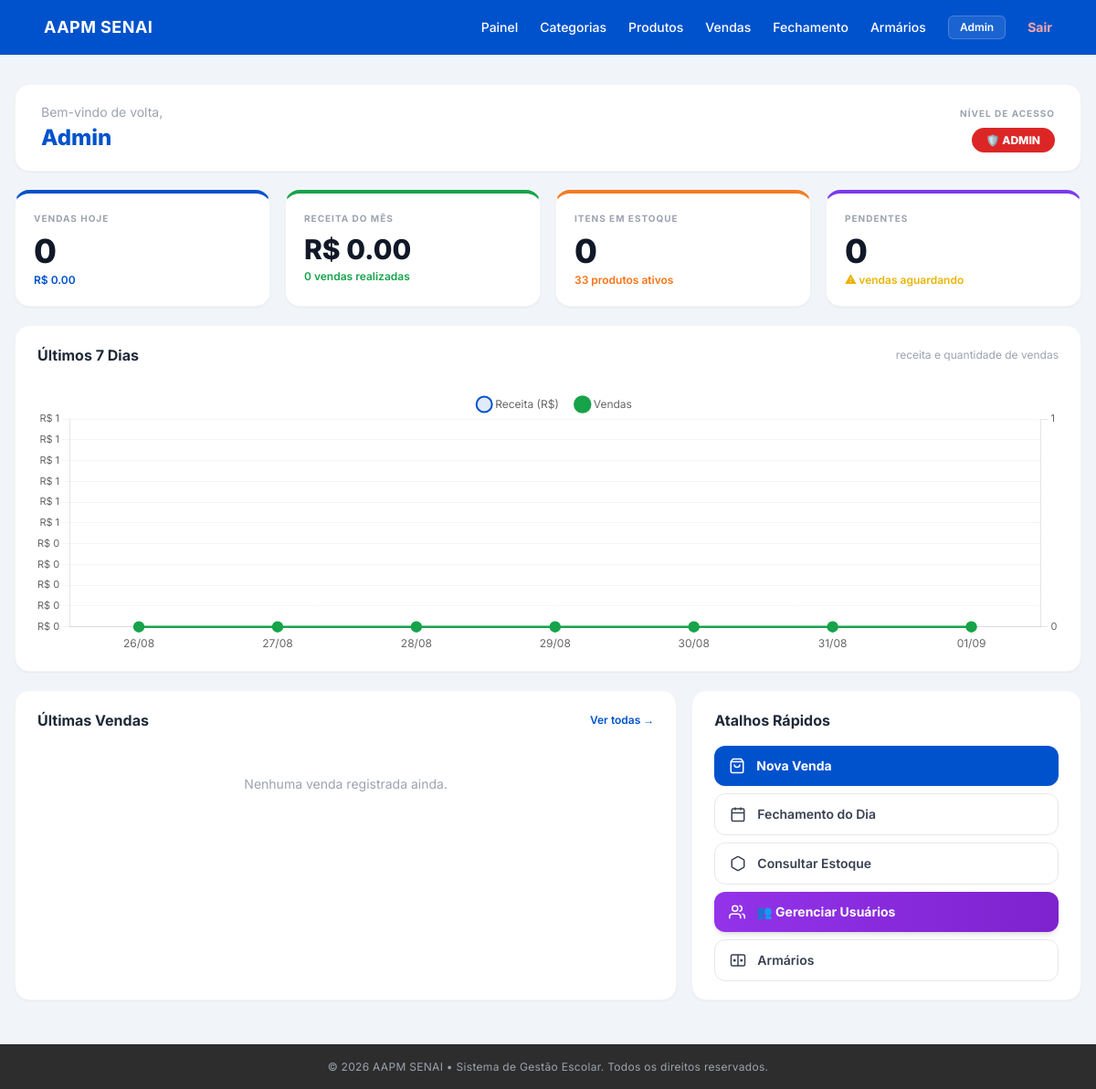
The app's page /dashboard (signed in), older data.
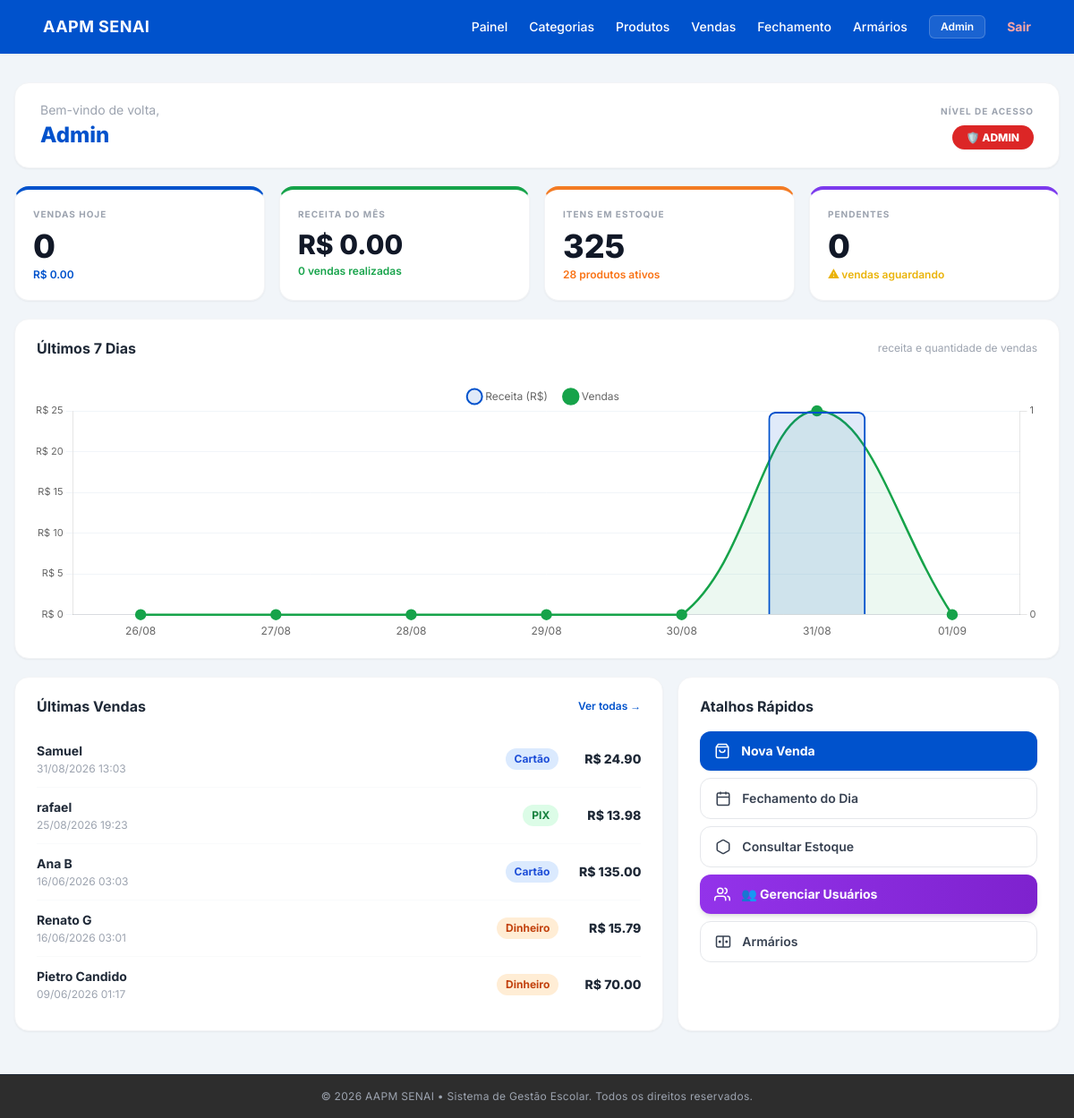
The same page, newer data.
### app/models/venda_model.py (models this page shows)
class Venda(Base):
    __tablename__ = "vendas"
    id              = Column(Integer, primary_key=True, index=True)
    responsavel     = Column(String(150), nullable=False)
    valor_total     = Column(Float, nullable=False)
    forma_pagamento = Column(String(50), nullable=False)
    observacao      = Column(String(500), nullable=True)
    status          = Column(String(30), default="concluida")
    data_venda      = Column(DateTime, default=datetime.utcnow)
    itens = relationship("VendaItem", back_populates="venda", cascade="all, delete")

### app/routes/dashboard_routes.py (the view)
@router.get("/dashboard")
async def dashboard(
    request: Request,
    user=Depends(get_current_user),
    db: Session = Depends(get_db)
):
    hoje = datetime.utcnow().date()  # mesmo fuso das vendas salvas
    total_usuarios   = db.query(func.count(Usuario.id)).filter(Usuario.ativo == True).scalar() or 0
    total_produtos   = db.query(func.count(Produto.id)).filter(Produto.ativo == True).scalar() or 0
    total_estoque    = db.query(func.sum(ProdutoVariacao.estoque_atual)).filter(ProdutoVariacao.ativo == True).scalar() or 0
    total_categorias = db.query(func.count(Categoria.id)).filter(Categoria.ativo == True).scalar() or 0
    vendas = db.query(Venda).all()
    vendas_hoje      = [v for v in vendas if v.data_venda.date() == hoje]
    vendas_mes       = [v for v in vendas if v.data_venda.month == hoje.month and v.data_venda.year == hoje.year]
    vendas_pendentes = [v for v in vendas if v.status == "pendente"]
    receita_hoje = sum(v.valor_total for v in vendas_hoje)
    receita_mes  = sum(v.valor_total for v in vendas_mes)
    ultimas_vendas = sorted(vendas, key=lambda v: v.data_venda, reverse=True)[:5]
    dias_semana    = [(hoje - timedelta(days=i)) for i in range(6, -1, -1)]
    grafico_labels  = [d.strftime("%d/%m") for d in dias_semana]
    grafico_receita = []
    grafico_qtd     = []
    for dia in dias_semana:
        vendas_dia = [v for v in vendas if v.data_venda.date() == dia]
        grafico_receita.append(round(sum(v.valor_total for v in vendas_dia), 2))
        grafico_qtd.append(len(vendas_dia))
    return templates.TemplateResponse(
        request=request,
        name="dashboard.html",
        context={
            "request":         request,
            "usuario":         {"nome": user.get("nome"), "role": user.get("role")},
            "stats":           {"usuarios": total_usuarios, "produtos": total_produtos, "estoque": total_estoque, "categorias": total_categorias},
            "vendas_hoje":     len(vendas_hoje),
            "receita_hoje":    receita_hoje,
            "receita_mes":     receita_mes,
            "total_mes":       len(vendas_mes),
            "pendentes":       len(vendas_pendentes),
            "ultimas_vendas":  ultimas_vendas,
            "grafico_labels":  grafico_labels,
            "grafico_receita": grafico_receita,
            "grafico_qtd":     grafico_qtd,
        }
    )

### app/templates/dashboard.html (shortened to what the changed rows need)
{% extends "base.html" %}
{% block conteudo %}
<div class="pt-6 flex flex-col gap-5 pb-8">
  <div class="grid grid-cols-2 lg:grid-cols-4 gap-4">
    <div class="bg-white rounded-2xl p-5 shadow-sm border border-gray-100 border-t-4 border-t-[#f37b24]">
      <p class="text-[10px] font-bold text-gray-400 uppercase tracking-widest">Itens em Estoque</p>
      <p class="text-4xl font-extrabold text-gray-900 mt-2 mb-1">{{ stats.estoque }}</p>
      <p class="text-xs font-semibold text-orange-500">{{ stats.produtos }} produtos ativos</p>
    </div>
  </div>
  <div class="bg-white rounded-2xl px-6 py-5 shadow-sm border border-gray-100">
    <div class="flex items-center justify-between mb-4">
      <p class="text-base font-bold text-gray-800">Últimos 7 Dias</p>
      <span class="text-xs text-gray-400">receita e quantidade de vendas</span>
    </div>
    <canvas id="grafico-semana" height="80"></canvas>
  </div>
  <div class="grid grid-cols-1 lg:grid-cols-[1.7fr_1fr] gap-4">
    <div class="bg-white rounded-2xl px-6 py-5 shadow-sm border border-gray-100">
      <div class="flex items-center justify-between mb-4">
        <span class="text-base font-bold text-gray-800">Últimas Vendas</span>
        <a href="/vendas" class="text-xs text-[#0052cc] font-semibold hover:underline">Ver todas →</a>
      </div>
      {% for venda in ultimas_vendas %}
      <div class="flex items-center justify-between py-3 border-b border-gray-50 last:border-0">
        <div>
          <p class="text-sm font-bold text-gray-800">{{ venda.responsavel }}</p>
          <p class="text-xs text-gray-400 mt-0.5">{{ venda.data_venda.strftime('%d/%m/%Y %H:%M') }}</p>
        </div>
        <div class="flex items-center gap-3">
          {% if venda.forma_pagamento == 'pix' %}
            <span class="bg-green-100 text-green-700 text-xs font-bold px-2.5 py-1 rounded-full">PIX</span>
          {% elif venda.forma_pagamento == 'cartao' %}
            <span class="bg-blue-100 text-blue-700 text-xs font-bold px-2.5 py-1 rounded-full">Cartão</span>
          {% else %}
            <span class="bg-orange-100 text-orange-700 text-xs font-bold px-2.5 py-1 rounded-full">Dinheiro</span>
          {% endif %}
          <span class="text-sm font-extrabold text-gray-800 min-w-[80px] text-right">R$ {{ "%.2f"|format(venda.valor_total) }}</span>
        </div>
      </div>
      {% else %}
      <p class="text-sm text-gray-400 text-center py-8">Nenhuma venda registrada ainda.</p>
      {% endfor %}
    </div>
  </div>
</div>
<script>
const labels  = {{ grafico_labels | tojson }};
const receita = {{ grafico_receita | tojson }};
const qtd     = {{ grafico_qtd | tojson }};
new Chart(document.getElementById('grafico-semana'), {
  data: {
    labels,
    datasets: [
      {
        type: 'bar',
        label: 'Receita (R$)',
        data: receita,
        backgroundColor: 'rgba(0, 82, 204, 0.12)',
        borderColor: '#0052cc',
        borderWidth: 2,
        borderRadius: 8,
        yAxisID: 'y',
      },
      {
        type: 'line',
        label: 'Vendas',
        data: qtd,
        borderColor: '#16a34a',
        backgroundColor: 'rgba(22, 163, 74, 0.08)',
        borderWidth: 2.5,
        pointBackgroundColor: '#16a34a',
        pointRadius: 5,
        pointHoverRadius: 7,
        tension: 0.4,
        fill: true,
        yAxisID: 'y1',
      }
    ]
  },
  options: {
    responsive: true,
    interaction: { mode: 'index', intersect: false },
    plugins: {
      legend: {
        position: 'top',
        labels: { font: { size: 12, family: 'Inter' }, usePointStyle: true, padding: 20 }
      },
      tooltip: {
        backgroundColor: '#1e293b',
        padding: 10,
        callbacks: {
          label: ctx => ctx.datasetIndex === 0
            ? `  Receita: R$ ${ctx.parsed.y.toFixed(2)}`
            : `  Vendas: ${ctx.parsed.y}`
        }
      }
    },
    scales: {
      y: {
        position: 'left',
        beginAtZero: true,
        grid: { color: '#f1f5f9' },
        ticks: { callback: v => 'R$ ' + v.toFixed(0), font: { size: 11, family: 'Inter' } }
      },
      y1: {
        position: 'right',
        beginAtZero: true,
        grid: { drawOnChartArea: false },
        ticks: { stepSize: 1, font: { size: 11, family: 'Inter' } }
      },
      x: {
        grid: { display: false },
        ticks: { font: { size: 12, family: 'Inter' } }
      }
    }
  }
});
</script>
{% endblock %}

Row changes from the older to the newer data that the page shows:
added Venda: responsavel "Samuel", data_venda "31/08/2026 13:03", forma_pagamento "Cartão", valor_total "24.90"
added Venda: responsavel "rafael", data_venda "25/08/2026 19:23", forma_pagamento "PIX", valor_total "13.98"
added Venda: responsavel "Ana B", data_venda "16/06/2026 03:03", forma_pagamento "Cartão", valor_total "135.00"
added Venda: responsavel "Renato G", data_venda "16/06/2026 03:01", forma_pagamento "Dinheiro", valor_total "15.79"
added Venda: responsavel "Pietro Candido", data_venda "09/06/2026 01:17", forma_pagamento "Dinheiro", valor_total "70.00"
Text that changed along with them:
{{ stats.estoque }}: "0" → "325"
{{ stats.produtos }}: "33" → "28"
chart data {{ grafico_receita | tojson }}: [0, 0, 0, 0, 0, 0, 0] → [0, 0, 0, 0, 0, 24.9, 0]
chart data {{ grafico_qtd | tojson }}: [0, 0, 0, 0, 0, 0, 0] → [0, 0, 0, 0, 0, 1, 0]
text no longer shown: "Nenhuma venda registrada ainda."
